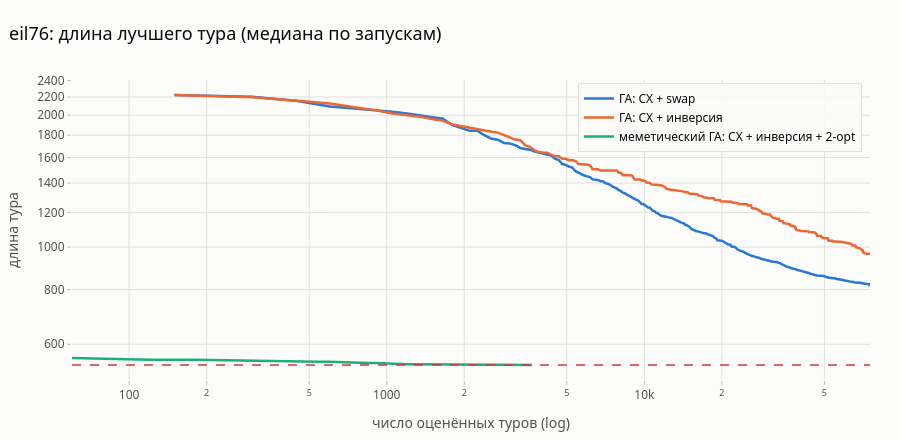

The notebook cell saved with this chart:
### Code cell
# Сходимость (медиана по запускам) — ось x в числе вычислений длины тура, чтобы сравнение было честным
fig = go.Figure()
for k, (name, per_gen) in enumerate([('ГА: CX + swap', 150), ('ГА: CX + инверсия', 150),
                                      ('меметический ГА: CX + инверсия + 2-opt', 60)]):
    cur = np.median([r['hist_best'] for r in ga_runs[name]], axis=0)
    fig.add_trace(go.Scatter(x=np.arange(len(cur)) * per_gen + per_gen, y=cur, mode='lines', name=name,
                             line=dict(color=PALETTE[k], width=2.5)))
fig.add_hline(y=OPT_LEN, line=dict(color=GOAL, dash='dash', width=1.5), annotation_text='оптимум 538',
              annotation_position='bottom right', annotation_font_color=GOAL)
fig.update_layout(title='eil76: длина лучшего тура (медиана по запускам)', xaxis_title='число оценённых туров (log)',
                  xaxis_type='log', yaxis_title='длина тура', yaxis_type='log', height=440,
                  legend=dict(x=0.99, xanchor='right', y=0.99))
save(fig, 'B2_convergence', height=440)
fig.show()

### Figure 1 — Plotly figure (JSON) as saved in the notebook; plotly's stock layout.template omitted (floating-point values rounded to 4 significant figures; data arrays with more than 128 entries replaced by an {"elided": "..."} marker saying what was removed)
{"data": [{"line": {"color": "#2a78d6", "width": 2.5}, "mode": "lines", "name": "ГА: CX + swap", "type": "scatter", "x": {"elided": "501 int values"}, "y": {"elided": "501 float values"}}, {"line": {"color": "#eb6834", "width": 2.5}, "mode": "lines", "name": "ГА: CX + инверсия", "type": "scatter", "x": {"elided": "501 int values"}, "y": {"elided": "501 float values"}}, {"line": {"color": "#1baf7a", "width": 2.5}, "mode": "lines", "name": "меметический ГА: CX + инверсия + 2-opt", "type": "scatter", "x": [60, 120, 180, 240, 300, 360, 420, 480, 540, 600, 660, 720, 780, 840, 900, 960, 1020, 1080, 1140, 1200, 1260, 1320, 1380, 1440, 1500, 1560, 1620, 1680, 1740, 1800, 1860, 1920, 1980, 2040, 2100, 2160, 2220, 2280, 2340, 2400, 2460, 2520, 2580, 2640, 2700, 2760, 2820, 2880, 2940, 3000, 3060, 3120, 3180, 3240, 3300, 3360, 3420, 3480, 3540, 3600, 3660], "y": [558.0, 553.0, 553.0, 551.0, 549.0, 549.0, 547.0, 547.0, 547.0, 547.0, 546.0, 544.0, 544.0, 544.0, 544.0, 543.0, 541.0, 541.0, 541.0, 540.0, 540.0, 540.0, 539.0, 539.0, 539.0, 539.0, 539.0, 539.0, 539.0, 539.0, 539.0, 539.0, 538.0, 538.0, 538.0, 538.0, 538.0, 538.0, 538.0, 538.0, 538.0, 538.0, 538.0, 538.0, 538.0, 538.0, 538.0, 538.0, 538.0, 538.0, 538.0, 538.0, 538.0, 538.0, 538.0, 538.0, 538.0, 538.0, 538.0, 538.0, 538.0]}], "layout": {"annotations": [{"font": {"color": "#d03b3b"}, "showarrow": false, "text": "оптимум 538", "x": 1, "xanchor": "right", "xref": "x domain", "y": 538.0, "yanchor": "top", "yref": "y"}], "height": 440, "legend": {"x": 0.99, "xanchor": "right", "y": 0.99}, "shapes": [{"line": {"color": "#d03b3b", "dash": "dash", "width": 1.5}, "type": "line", "x0": 0, "x1": 1, "xref": "x domain", "y0": 538.0, "y1": 538.0, "yref": "y"}], "title": {"text": "eil76: длина лучшего тура (медиана по запускам)"}, "xaxis": {"title": {"text": "число оценённых туров (log)"}, "type": "log"}, "yaxis": {"title": {"text": "длина тура"}, "type": "log"}}}
